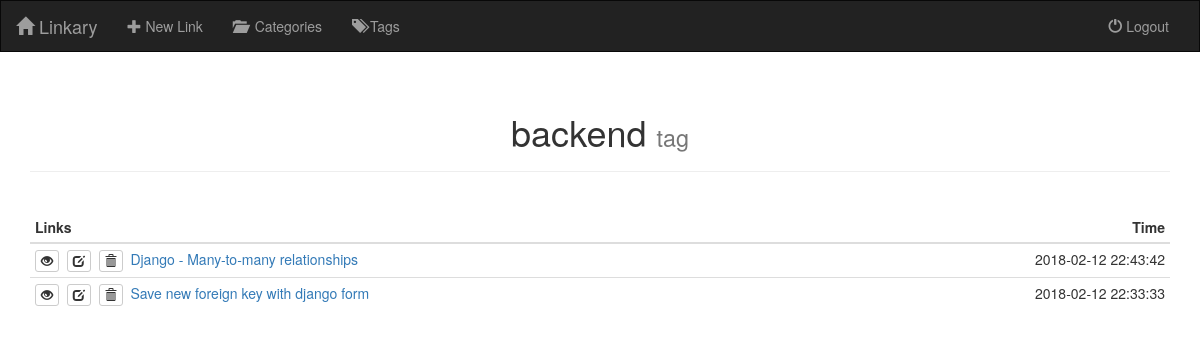
Screenshot of /tag/2/ (signed in) with the database file from the repository.
### linkary/models.py (models this page shows, shortened)
class Tag(models.Model):
    name = models.CharField(max_length=100, unique=True)
    class Meta:
        ordering = ['name']

class TimedModel(models.Model):
    time_created = models.DateTimeField(auto_now_add=True)
    time_modified = models.DateTimeField(auto_now=True)
    class Meta:
        abstract = True

class Link(TimedModel):
    url = models.URLField()
    name = models.CharField(max_length=500)
    author = models.ForeignKey(User, on_delete=models.SET_NULL, blank=True, null=True)
    category = models.ForeignKey(Category, on_delete=models.SET_NULL, blank=True, null=True)
    tags = models.ManyToManyField(Tag, blank=True)
    class Meta:
        get_latest_by = ['time_created']
        ordering = ['-time_modified']

### linkary/views.py (the view)
# urls.py: path('tag/<int:pk>/', views.TagDetailView.as_view(), name='tag_detail'),
class TagDetailView(LoginRequiredMixin, DetailView):
    model = models.Tag

### linkary/templates/linkary/tag_detail.html (shortened to what this page needs)
{% extends 'linkary/base.html' %}
{% block content %}
    <div class="container">
        <div class="page-header">
            <h1 class="text-center">{{ object.name }} <small>tag</small></h1>
        </div>
        <br>
        <table class="table table-condensed table-hover">
            <thead>
                <tr>
                    <th>Links</th>
                    <th class="text-right">Time</th>
                </tr>
            </thead>
            <tbody>
                {% for link in object.link_set.all %}
                    <tr>
                        <td>
                            <a href="{% url 'link_detail' link.pk %}" class="btn btn-default btn-xs" title="Details...">
                                <span class="glyphicon glyphicon-eye-open"></span>
                            </a>&nbsp;
                            <a href="{% url 'link_edit' link.pk %}" class="btn btn-default btn-xs" title="Edit...">
                                <span class="glyphicon glyphicon-edit"></span>
                            </a>&nbsp;
                            <a href="{% url 'link_delete' link.pk %}" class="btn btn-default btn-xs" title="Delete...">
                                <span class="glyphicon glyphicon-trash"></span>
                            </a>&nbsp;
                            <a href="{{ link.url }}" target="_blank">{{ link.name }}</a>
                        </td>
                        <td class="text-right">{{ link.time_modified|date:'Y-m-d H:i:s' }}</td>
                    </tr>
                {% endfor %}
            </tbody>
        </table>
    </div>
{% endblock %}

### rows the page displays
Tag: name "backend"
Link: name "Django - Many-to-many relationships", time_modified "2018-02-12 22:43:42"
Link: name "Save new foreign key with django form", time_modified "2018-02-12 22:33:33"
